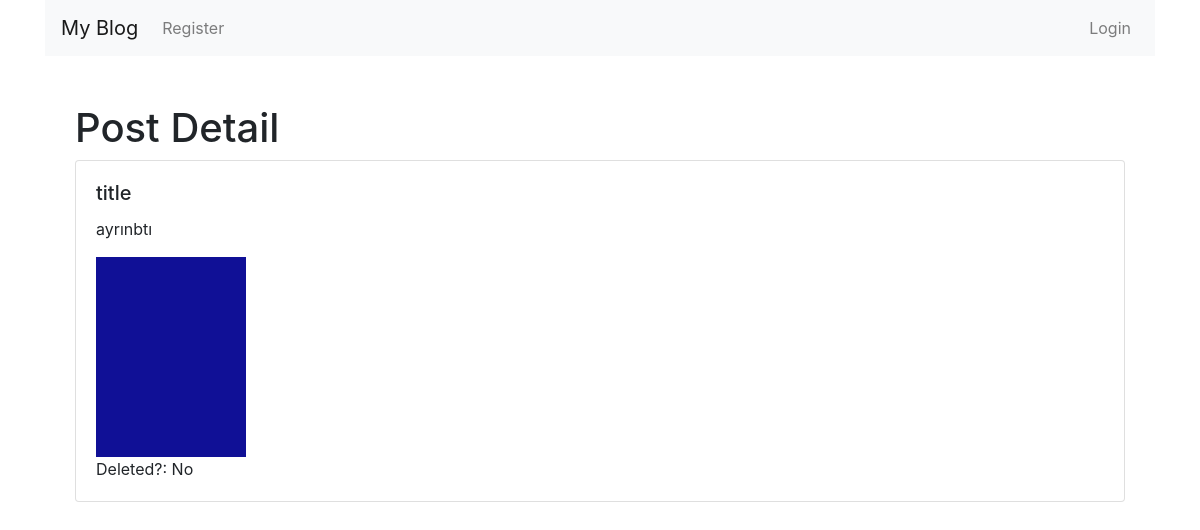
Screenshot of /post/9/ with the database file from the repository.
### myapp/models.py (models this page shows, shortened)
class Post(models.Model):
    user = models.ForeignKey(User, on_delete=models.CASCADE)
    title = models.CharField(max_length=200)
    description = models.TextField()
    image = models.ImageField(upload_to='posts/', blank=True, null=True)
    is_deleted = models.BooleanField(default=False)
    user = models.ForeignKey(User, on_delete=models.CASCADE, null=True)

### myapp/views.py (the view)
# urls.py: path('post/<int:pk>/', views.post_detail, name='post_detail'),
def post_detail(request, pk):
    post = get_object_or_404(Post, pk=pk)
    return render(request, 'myapp/post_detail.html', {'post': post})

### myapp/templates/myapp/post_detail.html (shortened to what this page needs)
{% extends 'base.html' %}
{% block content %}
<div class="container mt-5">
    <h1>Post Detail</h1>
    <div class="card">
        <div class="card-body">
            <h5 class="card-title">{{ post.title }}</h5>
            <p class="card-text">{{ post.description }}</p>
            {% if post.image %}
            <img src="{{ post.image.url }}" class="img-fluid" alt="{{ post.title }}">
            {% endif %}
            <form method="post" action="{% url 'post_delete' post.pk %}">
                <p class="card-text">Deleted?: {% if post.is_deleted %}Yes{% else %}No{% endif %}</p>
            </form>
        </div>
    </div>
</div>
{% endblock %}

### rows the page displays
Post: title "title", description "ayrınbtı", image (picture)
